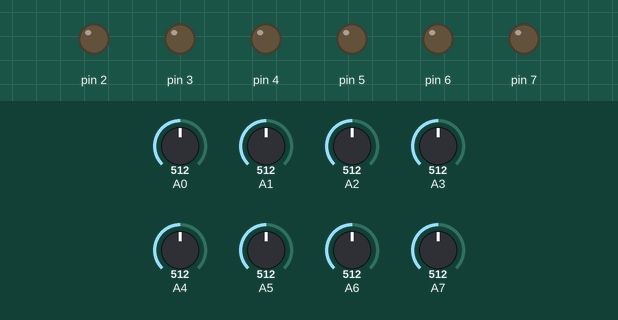
Recording of a sketch running on a simulated Arduino Uno, built with avr-gcc and run on an emulated ATmega328P. Shown: output pins drawn as LEDs (lit = HIGH). The inputs (shaded band) are chosen by the test bench; at power-on: A3 = 512, A0 = 512, A1 = 512, A2 = 512, A4 = 512, A5 = 512, A6 = 512, A7 = 512.

Above: at 0.1 s.
At 5.7 s:
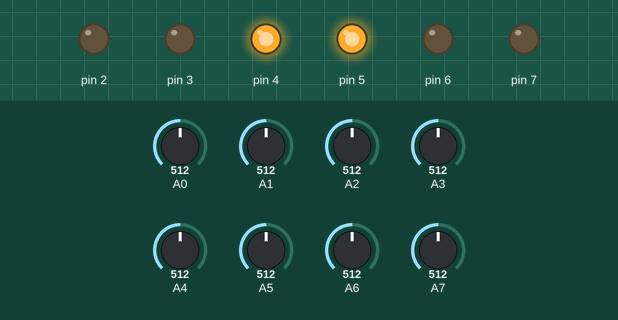
5.8 s: A3 set to 716
At 7.1 s:
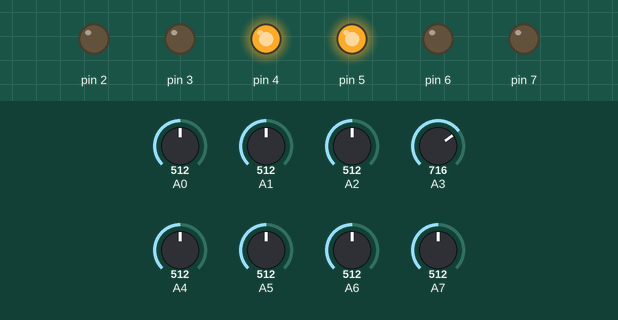
Timing chart, 0 to 8.8 s (numbered marks = the images above; inputs shaded):
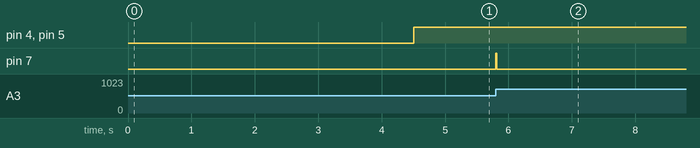

The sketch:

umt.ino
```cpp
#include <QTRSensors.h>
#define NUM_SENSORS 8
#define NUM_SAMPLES_PER_SENSOR 4
#define EMITTER_PIN 13

#define desired 3500
float KD = 0.1;
float KP = 0.1;
float KG = 0.1;
int pos;
int lastError;
unsigned long last;

QTRSensorsAnalog qtra((unsigned char[]) {
  0, 1, 2, 3, 4, 5, 6, 7
}, NUM_SENSORS, NUM_SAMPLES_PER_SENSOR, EMITTER_PIN);

unsigned int sensor[NUM_SENSORS];

void setup() {
  pinMode(2, OUTPUT);
  pinMode(3, OUTPUT);
  pinMode(4, OUTPUT);
  pinMode(5, OUTPUT);
  pinMode(6, OUTPUT);
  pinMode(7, OUTPUT);

  calibration();
}

void loop() {
  PID();
  driveMotors(1, 0, 10 + PID());
  driveMotors(1, 1, 10 - PID());

}

void calibration(void) {
  for (byte i = 0; i < 100; i++)   //burda 250 kullanmis  5sn ben 400 kullandım yaklasık 10 sn
  {
    qtra.calibrate();
    delay(20);
  }
}

double PID(void) {

  unsigned long first = millis();
  pos = qtra.readLine(sensor, true, 1);
  int error = desired - pos;
  double ErrorP = KP * error;
  double ErrorD = KD*((error - lastError) / (first - last));
  lastError = error;
  last = first;
  return (ErrorP + ErrorD) * KG;
}

void driveMotors(bool YON, bool MTR, byte HIZ) {
  if (MTR == false) {
    digitalWrite(3, !YON);
    digitalWrite(4, YON);
    analogWrite(2, HIZ);
  }
  else {
    digitalWrite(5, YON);
    digitalWrite(6, !YON);
    analogWrite(7, HIZ);
  }
}
```

Measured:
- after the input at 5.8 s, pin 7: LOW → HIGH at once, → LOW 0.01 s later
